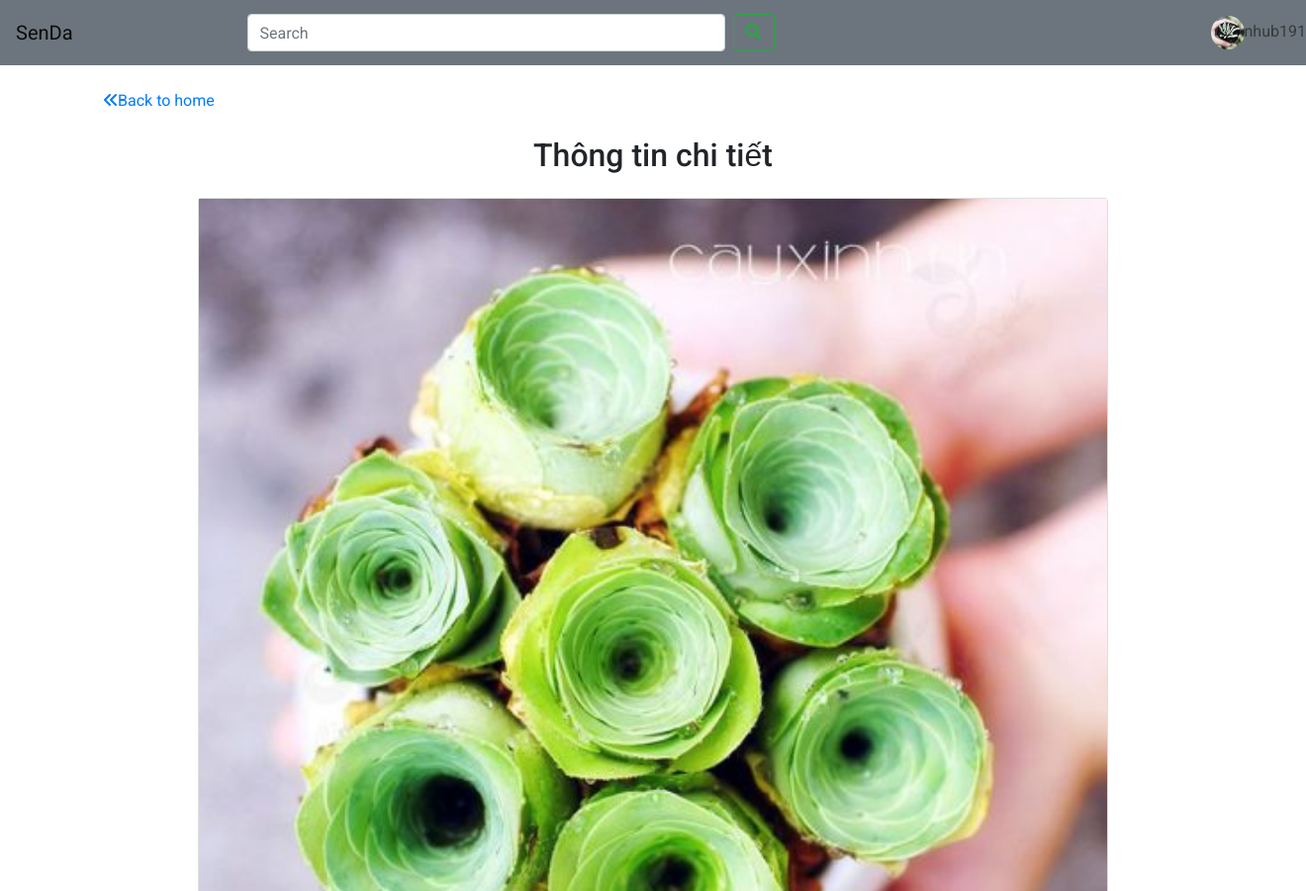
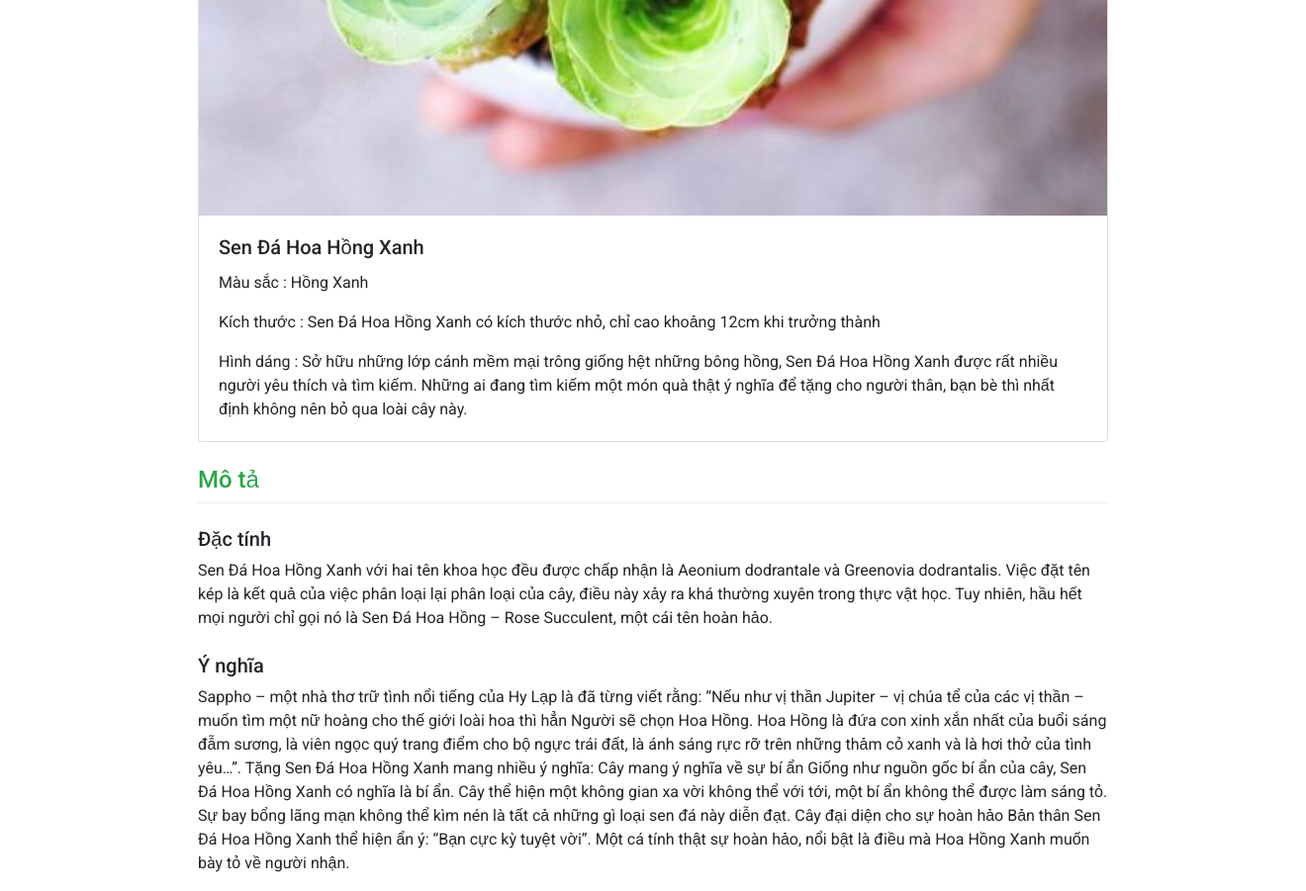
Screenshot of /app/pages/detail.php?id=52 (signed in) with the database file from the repository (2 pictures, top to bottom).
### tables this page shows
CREATE TABLE `user` (
  `id` int(10) UNSIGNED NOT NULL,
  `username` varchar(50) NOT NULL,
  `password` varchar(50) NOT NULL,
  `avt` varchar(255) NOT NULL
);

CREATE TABLE `senda` (
  `id` int(5) UNSIGNED NOT NULL,
  `avt` varchar(255) NOT NULL,
  `ten` varchar(20) NOT NULL,
  `mau_sac` varchar(255) NOT NULL,
  `kich_thuoc` text NOT NULL,
  `hinh_dang` varchar(255) NOT NULL,
  `dac_tinh` text NOT NULL,
  `y_nghia` text NOT NULL
);

### app/curd/executeUser.php (called while the page is built, shortened)
<?php
function findUser($username)
{
    require "../config/connect.php";
    $sql = "SELECT * FROM `user` WHERE `username` = '$username'";
    $result = $conn->query($sql);
    if ($result) {
        $data = $result->fetch_assoc();
    }
    return $data;
}

### app/pages/detail.php (the view, shortened to what this page needs)
<!DOCTYPE html>
<html lang="en">
<?php
if (isset($_COOKIE['user'])) {
    require('../curd/executeUser.php');
    $user = findUser($_COOKIE['user']);
    $avt = $user['avt'];
}
?>
<head>
    <link rel="stylesheet" href="https://cdn.jsdelivr.net/npm/bootstrap@4.6.1/dist/css/bootstrap.min.css">
    <link rel="stylesheet" href="../../assets/css/style.css">
    <link rel="stylesheet" href="../../assets/icon/fontawesome-free-6.0.0-web/css/all.min.css">
</head>
<body>
    <div class="container-fuild">
        <nav class="navbar navbar-expand-lg navbar-light bg-secondary">
            <a class="navbar-brand" href="home.php">SenDa</a>
            <form class="form-inline my-2 my-lg-0 ml-16 w-75" action="home.php?ten" method="get">
                <input class="form-control mr-sm-2 mw-custom" type="search" placeholder="Search" aria-label="Search" name="ten" id="search">
                <button class="icon-search btn btn-outline-success my-2 my-sm-0" type="submit">
                    <i class="fa-solid fa-magnifying-glass"></i></button>
            </form>
            <div class="collapse navbar-collapse" id="navbarSupportedContent">
                <ul class="navbar-nav mr-3">
                    <?php if (isset($_COOKIE['user'])) { ?>
                        <li class="nav-item dropdown">
                            <a class="nav-link dropdown-toggle" href="#" style="width: 50px;" id="navbarDropdown" role="button" data-toggle="dropdown" aria-expanded="false">
                                <img class="rounded-circle w-100" src="<?php echo $avt ? $avt : "../../assets/avt/default.png" ?>" alt="avt"><?php echo $_COOKIE['user'] ?>
                            </a>
                        </li>
                    <?php } else  echo '<a class="btn btn-info" href="welcome.php">Đăng nhập</a>' ?>
                </ul>
            </div>
        </nav>
    </div>
    <div class="container">
        <div class="row mt-4">
            <div class="col-lg-12 col-md-6">
                <a href="home.php"><i class="fas fa-angle-double-left"></i>Back to home</a>
            </div>
        </div>
        <h2 class="text-center mt-4">Thông tin chi tiết</h2>
        <div class="mt-4">
            <div class="row">
                <div class="col-lg-10 col-md-6 mx-auto">
                    <?php
                    if (isset($_GET['id'])) {
                        require('../config/connect.php');
                        $id = $_GET['id'];
                        $sql = "SELECT * FROM senda WHERE id = $id";
                        $result = $conn->query($sql);
                        if ($row = $result->fetch_assoc()) {
                            echo '
            <div class="card">
                    <img src="' . $row['avt'] . '" class="img-fuild" alt="' . $row['ten'] . '">
                    <div class="card-body">
                        <h5 class="card-title">' . $row['ten'] . '</h5>
                        <p class="card-text">Màu sắc : ' . $row['mau_sac'] . '</p>
                        <p class="card-text">Kích thước : ' . $row['kich_thuoc'] . '</p>
                        <p class="card-text">Hình dáng : ' . $row['hinh_dang'] . '</p>
                    </div>
                </div>
                <div class="desc mt-4">
                    <h4 class="text-title text-success">Mô tả</h4>
                    <div class="dropdown-divider"></div>
                    <div class="desc-dt mt-4">
                        <h5 class="text-title">Đặc tính</h5>
                        <p class="fs-5">' . $row['dac_tinh'] . '</p>
                    </div>
                    <div class="desc-dt mt-4">
                        <h5 class="text-title">Ý nghĩa</h5>
                        <p class="fs-5">' . $row['y_nghia'] . '</p>
                    </div>
                </div>
            ';
                        }
                    }
                    ?>
                </div>
            </div>
        </div>
    </div>
</body>
</html>

### assets/css/style.css (style rules this page uses)
body { font-family: "Roboto", sans-serif; }
.ml-16 { margin-left: 10rem; }
.mw-custom { width: 50% !important; }

### rows the page displays
user: avt (picture)
senda: avt (picture), ten "Sen Đá Hoa Hồng Xanh", mau_sac "Hồng Xanh", kich_thuoc "Sen Đá Hoa Hồng Xanh có kích thước nhỏ, chỉ cao khoảng 12cm khi trưởng thành", hinh_dang "Sở hữu những lớp cánh mềm mại trông giống hệt những bông hồng, Sen Đá Hoa Hồng Xanh được rất nhiều người yêu thích và tìm kiếm. Những ai đang tìm kiếm một món quà thật ý nghĩa để tặng cho người thân, bạn bè thì nhất định không nên bỏ qua loài cây này.", dac_tinh "Sen Đá Hoa Hồng Xanh với hai tên khoa học đều được chấp nhận là Aeonium dodrantale và Greenovia dodrantalis. Việc đặt tên kép là kết quả của việc phân loại lại phân loại của cây, điều này xảy ra khá thường xuyên trong thực vật học. Tuy nhiên, hầu hết mọi người chỉ gọi nó là Sen Đá Hoa Hồng – Rose Succulent, một cái tên hoàn hảo.", y_nghia "Sappho – một nhà thơ trữ tình nổi tiếng của Hy Lạp là đã từng viết rằng: “Nếu như vị thần Jupiter – vị chúa tể của các vị thần – muốn tìm một nữ hoàng cho thế giới loài hoa thì hẳn Người sẽ chọn Hoa Hồng. Hoa Hồng là đứa con xinh xắn nhất của buổi sáng đẫm sương, là viên ngọc quý trang điểm cho bộ ngực trái đất, là ánh sáng rực rỡ trên những thảm cỏ xanh và là hơi thở của tình yêu…”. Tặng Sen Đá Hoa Hồng Xanh mang nhiều ý nghĩa: Cây mang ý nghĩa về sự bí ẩn Giống như nguồn gốc bí ẩn của cây, Sen Đá Hoa Hồng Xanh có nghĩa là bí ẩn. Cây thể hiện một không gian xa vời không thể với tới, một bí ẩn không thể được làm sáng tỏ. Sự bay bổng lãng mạn không thể kìm nén là tất cả những gì loại sen đá…"
